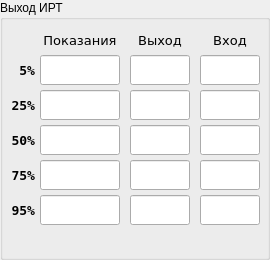
  <widget class="QGroupBox" name="groupBox_s_out_irt">
   <property name="geometry">
    <rect>
     <x>16</x>
     <y>270</y>
     <width>270</width>
     <height>260</height>
    </rect>
   </property>
   <property name="title">
    <string>Выход ИРТ</string>
   </property>
   <widget class="QLineEdit" name="s_out_irt_value_5">
    <property name="enabled">
     <bool>true</bool>
    </property>
    <property name="geometry">
     <rect>
      <x>40</x>
      <y>55</y>
      <width>80</width>
      <height>30</height>
     </rect>
    </property>
    <property name="font">
     <font>
      <family>Segoe UI</family>
      <pointsize>11</pointsize>
      <italic>false</italic>
     </font>
    </property>
    <property name="inputMask">
     <string/>
    </property>
    <property name="maxLength">
     <number>100</number>
    </property>
    <property name="frame">
     <bool>true</bool>
    </property>
    <property name="cursorPosition">
     <number>0</number>
    </property>
    <property name="alignment">
     <set>Qt::AlignCenter</set>
    </property>
    <property name="placeholderText">
     <string/>
    </property>
    <property name="cursorMoveStyle">
     <enum>Qt::LogicalMoveStyle</enum>
    </property>
    <property name="clearButtonEnabled">
     <bool>false</bool>
    </property>
   </widget>
   <widget class="QLabel" name="label_s_out_irt_5">
    <property name="geometry">
     <rect>
      <x>10</x>
      <y>55</y>
      <width>25</width>
      <height>30</height>
     </rect>
    </property>
    <property name="font">
     <font>
      <family>DejaVu Sans Mono</family>
      <pointsize>10</pointsize>
      <weight>75</weight>
      <bold>true</bold>
     </font>
    </property>
    <property name="text">
     <string>5%</string>
    </property>
    <property name="alignment">
     <set>Qt::AlignRight|Qt::AlignTrailing|Qt::AlignVCenter</set>
    </property>
   </widget>
   <widget class="QLineEdit" name="s_out_irt_value_95">
    <property name="geometry">
     <rect>
      <x>40</x>
      <y>195</y>
      <width>80</width>
      <height>30</height>
     </rect>
    </property>
    <property name="font">
     <font>
      <family>Segoe UI</family>
      <pointsize>11</pointsize>
      <italic>false</italic>
     </font>
    </property>
    <property name="maxLength">
     <number>100</number>
    </property>
    <property name="alignment">
     <set>Qt::AlignCenter</set>
    </property>
   </widget>
   <widget class="QLineEdit" name="s_out_irt_in_50">
    <property name="enabled">
     <bool>true</bool>
    </property>
    <property name="geometry">
     <rect>
      <x>200</x>
      <y>125</y>
      <width>60</width>
      <height>30</height>
     </rect>
    </property>
    <property name="font">
     <font>
      <family>Segoe UI</family>
      <pointsize>11</pointsize>
      <italic>false</italic>
     </font>
    </property>
    <property name="maxLength">
     <number>100</number>
    </property>
    <property name="alignment">
     <set>Qt::AlignCenter</set>
    </property>
    <property name="readOnly">
     <bool>false</bool>
    </property>
   </widget>
   <widget class="QLineEdit" name="s_out_irt_in_5">
    <property name="enabled">
     <bool>true</bool>
    </property>
    <property name="geometry">
     <rect>
      <x>200</x>
      <y>55</y>
      <width>60</width>
      <height>30</height>
     </rect>
    </property>
    <property name="font">
     <font>
      <family>Segoe UI</family>
      <pointsize>11</pointsize>
      <italic>false</italic>
     </font>
    </property>
    <property name="inputMethodHints">
     <set>Qt::ImhNone</set>
    </property>
    <property name="maxLength">
     <number>100</number>
    </property>
    <property name="alignment">
     <set>Qt::AlignCenter</set>
    </property>
    <property name="readOnly">
     <bool>false</bool>
    </property>
   </widget>
   <widget class="QLineEdit" name="s_out_irt_value_50">
    <property name="geometry">
     <rect>
      <x>40</x>
      <y>125</y>
      <width>80</width>
      <height>30</height>
     </rect>
    </property>
    <property name="font">
     <font>
      <family>Segoe UI</family>
      <pointsize>11</pointsize>
      <italic>false</italic>
     </font>
    </property>
    <property name="maxLength">
     <number>100</number>
    </property>
    <property name="alignment">
     <set>Qt::AlignCenter</set>
    </property>
    <property name="clearButtonEnabled">
     <bool>false</bool>
    </property>
   </widget>
   <widget class="QLabel" name="label_s_out_irt_95">
    <property name="geometry">
     <rect>
      <x>10</x>
      <y>195</y>
      <width>25</width>
      <height>30</height>
     </rect>
    </property>
    <property name="font">
     <font>
      <family>DejaVu Sans Mono</family>
      <pointsize>10</pointsize>
      <weight>75</weight>
      <bold>true</bold>
     </font>
    </property>
    <property name="text">
     <string>95%</string>
    </property>
    <property name="alignment">
     <set>Qt::AlignRight|Qt::AlignTrailing|Qt::AlignVCenter</set>
    </property>
   </widget>
   <widget class="QLineEdit" name="s_out_irt_value_25">
    <property name="geometry">
     <rect>
      <x>40</x>
      <y>90</y>
      <width>80</width>
      <height>30</height>
     </rect>
    </property>
    <property name="font">
     <font>
      <family>Segoe UI</family>
      <pointsize>11</pointsize>
      <italic>false</italic>
     </font>
    </property>
    <property name="maxLength">
     <number>100</number>
    </property>
    <property name="alignment">
     <set>Qt::AlignCenter</set>
    </property>
    <property name="clearButtonEnabled">
     <bool>false</bool>
    </property>
   </widget>
   <widget class="QLabel" name="label_s_out_irt_value_input">
    <property name="geometry">
     <rect>
      <x>200</x>
      <y>32</y>
      <width>60</width>
      <height>17</height>
     </rect>
    </property>
    <property name="font">
     <font>
      <family>DejaVu Sans</family>
      <pointsize>10</pointsize>
      <weight>50</weight>
      <bold>false</bold>
     </font>
    </property>
    <property name="text">
     <string>Вход</string>
    </property>
    <property name="alignment">
     <set>Qt::AlignCenter</set>
    </property>
   </widget>
   <widget class="QLabel" name="label_s_out_irt_25">
    <property name="geometry">
     <rect>
      <x>10</x>
      <y>90</y>
      <width>25</width>
      <height>30</height>
     </rect>
    </property>
    <property name="font">
     <font>
      <family>DejaVu Sans Mono</family>
      <pointsize>10</pointsize>
      <weight>75</weight>
      <bold>true</bold>
     </font>
    </property>
    <property name="text">
     <string>25%</string>
    </property>
    <property name="alignment">
     <set>Qt::AlignRight|Qt::AlignTrailing|Qt::AlignVCenter</set>
    </property>
   </widget>
   <widget class="QLabel" name="label_s_out_irt_50">
    <property name="geometry">
     <rect>
      <x>10</x>
      <y>125</y>
      <width>25</width>
      <height>30</height>
     </rect>
    </property>
    <property name="font">
     <font>
      <family>DejaVu Sans Mono</family>
      <pointsize>10</pointsize>
      <weight>75</weight>
      <bold>true</bold>
     </font>
    </property>
    <property name="text">
     <string>50%</string>
    </property>
    <property name="alignment">
     <set>Qt::AlignRight|Qt::AlignTrailing|Qt::AlignVCenter</set>
    </property>
   </widget>
   <widget class="QLabel" name="label_s_out_irt_value">
    <property name="geometry">
     <rect>
      <x>40</x>
      <y>32</y>
      <width>80</width>
      <height>17</height>
     </rect>
    </property>
    <property name="font">
     <font>
      <family>DejaVu Sans</family>
      <pointsize>10</pointsize>
      <weight>50</weight>
      <bold>false</bold>
     </font>
    </property>
    <property name="text">
     <string>Показания</string>
    </property>
    <property name="alignment">
     <set>Qt::AlignCenter</set>
    </property>
   </widget>
   <widget class="QLineEdit" name="s_out_irt_in_25">
    <property name="enabled">
     <bool>true</bool>
    </property>
    <property name="geometry">
     <rect>
      <x>200</x>
      <y>90</y>
      <width>60</width>
      <height>30</height>
     </rect>
    </property>
    <property name="font">
     <font>
      <family>Segoe UI</family>
      <pointsize>11</pointsize>
      <italic>false</italic>
     </font>
    </property>
    <property name="maxLength">
     <number>100</number>
    </property>
    <property name="alignment">
     <set>Qt::AlignCenter</set>
    </property>
    <property name="readOnly">
     <bool>false</bool>
    </property>
   </widget>
   <widget class="QLineEdit" name="s_out_irt_value_75">
    <property name="geometry">
     <rect>
      <x>40</x>
      <y>160</y>
      <width>80</width>
      <height>30</height>
     </rect>
    </property>
    <property name="font">
     <font>
      <family>Segoe UI</family>
      <pointsize>11</pointsize>
      <italic>false</italic>
     </font>
    </property>
    <property name="maxLength">
     <number>100</number>
    </property>
    <property name="alignment">
     <set>Qt::AlignCenter</set>
    </property>
   </widget>
   <widget class="QLineEdit" name="s_out_irt_in_75">
    <property name="enabled">
     <bool>true</bool>
    </property>
    <property name="geometry">
     <rect>
      <x>200</x>
      <y>160</y>
      <width>60</width>
      <height>30</height>
     </rect>
    </property>
    <property name="font">
     <font>
      <family>Segoe UI</family>
      <pointsize>11</pointsize>
      <italic>false</italic>
     </font>
    </property>
    <property name="maxLength">
     <number>100</number>
    </property>
    <property name="alignment">
     <set>Qt::AlignCenter</set>
    </property>
    <property name="readOnly">
     <bool>false</bool>
    </property>
   </widget>
   <widget class="QLineEdit" name="s_out_irt_in_95">
    <property name="enabled">
     <bool>true</bool>
    </property>
    <property name="geometry">
     <rect>
      <x>200</x>
      <y>195</y>
      <width>60</width>
      <height>30</height>
     </rect>
    </property>
    <property name="font">
     <font>
      <family>Segoe UI</family>
      <pointsize>11</pointsize>
      <italic>false</italic>
     </font>
    </property>
    <property name="maxLength">
     <number>100</number>
    </property>
    <property name="alignment">
     <set>Qt::AlignCenter</set>
    </property>
    <property name="readOnly">
     <bool>false</bool>
    </property>
   </widget>
   <widget class="QLabel" name="label_s_out_irt_75">
    <property name="geometry">
     <rect>
      <x>10</x>
      <y>160</y>
      <width>25</width>
      <height>30</height>
     </rect>
    </property>
    <property name="font">
     <font>
      <family>DejaVu Sans Mono</family>
      <pointsize>10</pointsize>
      <weight>75</weight>
      <bold>true</bold>
     </font>
    </property>
    <property name="text">
     <string>75%</string>
    </property>
    <property name="alignment">
     <set>Qt::AlignRight|Qt::AlignTrailing|Qt::AlignVCenter</set>
    </property>
   </widget>
   <widget class="QLabel" name="label_s_out_irt_output">
    <property name="geometry">
     <rect>
      <x>130</x>
      <y>32</y>
      <width>60</width>
      <height>17</height>
     </rect>
    </property>
    <property name="font">
     <font>
      <family>DejaVu Sans</family>
      <pointsize>10</pointsize>
      <weight>50</weight>
      <bold>false</bold>
     </font>
    </property>
    <property name="text">
     <string>Выход</string>
    </property>
    <property name="alignment">
     <set>Qt::AlignCenter</set>
    </property>
   </widget>
   <widget class="QLineEdit" name="s_out_irt_output_50">
    <property name="enabled">
     <bool>true</bool>
    </property>
    <property name="geometry">
     <rect>
      <x>130</x>
      <y>125</y>
      <width>60</width>
      <height>30</height>
     </rect>
    </property>
    <property name="font">
     <font>
      <family>Segoe UI</family>
      <pointsize>11</pointsize>
      <italic>false</italic>
     </font>
    </property>
    <property name="maxLength">
     <number>100</number>
    </property>
    <property name="alignment">
     <set>Qt::AlignCenter</set>
    </property>
    <property name="readOnly">
     <bool>false</bool>
    </property>
   </widget>
   <widget class="QLineEdit" name="s_out_irt_output_5">
    <property name="enabled">
     <bool>true</bool>
    </property>
    <property name="geometry">
     <rect>
      <x>130</x>
      <y>55</y>
      <width>60</width>
      <height>30</height>
     </rect>
    </property>
    <property name="font">
     <font>
      <family>Segoe UI</family>
      <pointsize>11</pointsize>
      <italic>false</italic>
     </font>
    </property>
    <property name="inputMethodHints">
     <set>Qt::ImhNone</set>
    </property>
    <property name="maxLength">
     <number>100</number>
    </property>
    <property name="alignment">
     <set>Qt::AlignCenter</set>
    </property>
    <property name="readOnly">
     <bool>false</bool>
    </property>
   </widget>
   <widget class="QLineEdit" name="s_out_irt_output_25">
    <property name="enabled">
     <bool>true</bool>
    </property>
    <property name="geometry">
     <rect>
      <x>130</x>
      <y>90</y>
      <width>60</width>
      <height>30</height>
     </rect>
    </property>
    <property name="font">
     <font>
      <family>Segoe UI</family>
      <pointsize>11</pointsize>
      <italic>false</italic>
     </font>
    </property>
    <property name="maxLength">
     <number>100</number>
    </property>
    <property name="alignment">
     <set>Qt::AlignCenter</set>
    </property>
    <property name="readOnly">
     <bool>false</bool>
    </property>
   </widget>
   <widget class="QLineEdit" name="s_out_irt_output_75">
    <property name="enabled">
     <bool>true</bool>
    </property>
    <property name="geometry">
     <rect>
      <x>130</x>
      <y>160</y>
      <width>60</width>
      <height>30</height>
     </rect>
    </property>
    <property name="font">
     <font>
      <family>Segoe UI</family>
      <pointsize>11</pointsize>
      <italic>false</italic>
     </font>
    </property>
    <property name="maxLength">
     <number>100</number>
    </property>
    <property name="alignment">
     <set>Qt::AlignCenter</set>
    </property>
    <property name="readOnly">
     <bool>false</bool>
    </property>
   </widget>
   <widget class="QLineEdit" name="s_out_irt_output_95">
    <property name="enabled">
     <bool>true</bool>
    </property>
    <property name="geometry">
     <rect>
      <x>130</x>
      <y>195</y>
      <width>60</width>
      <height>30</height>
     </rect>
    </property>
    <property name="font">
     <font>
      <family>Segoe UI</family>
      <pointsize>11</pointsize>
      <italic>false</italic>
     </font>
    </property>
    <property name="maxLength">
     <number>100</number>
    </property>
    <property name="alignment">
     <set>Qt::AlignCenter</set>
    </property>
    <property name="readOnly">
     <bool>false</bool>
    </property>
   </widget>
  </widget>
